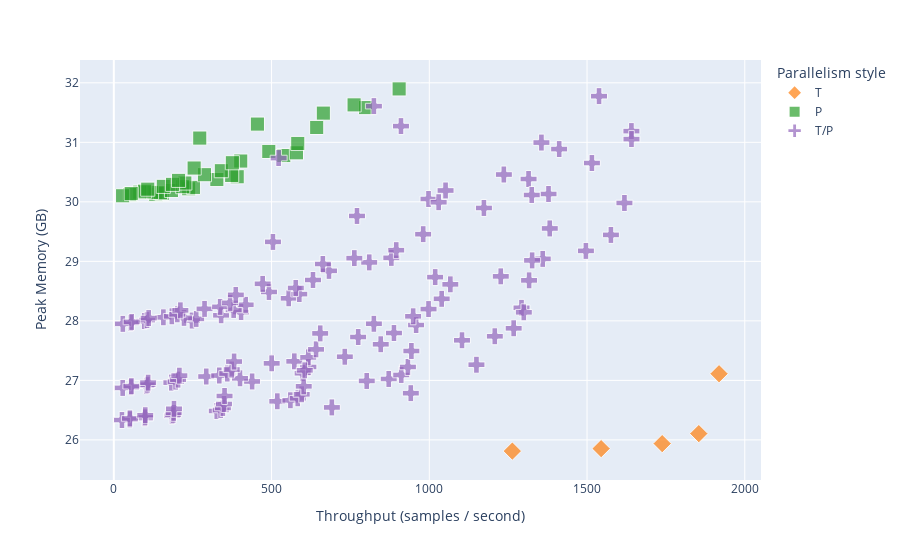

Source (notebook cell):
### Code cell
simulation_filename = "~/Downloads/mlp_dgx_simulated_grid_search_results_v2.csv"
plot_memory_usage_vs_metric(
    simulation_filename,
    "mlp-large",
    0,
    "throughput",
    "Throughput (samples / second)",
    "Peak Memory (GB)",
    os.path.join(FIGURES_DIR, "mlp-large_memory_vs_throughput.pdf"),
    None,
)

### Figure 1 — Plotly figure (JSON) as saved in the notebook; plotly's stock layout.template omitted (floating-point values rounded to 4 significant figures; data arrays with more than 128 entries replaced by an {"elided": "..."} marker saying what was removed)
{"data": [{"customdata": [[128, 1, 16, 1, 1], [256, 1, 16, 1, 1], [512, 1, 16, 1, 1], [1024, 1, 16, 1, 1], [2048, 1, 16, 1, 1]], "hovertemplate": "Parallelism style=T<br>Throughput (samples / second)=%{x}<br>Peak Memory (GB)=%{y}<br>dummy_column_for_size=%{marker.size}<br>batch_size=%{customdata[0]}<br>dp_degree=%{customdata[1]}<br>hp_degree=%{customdata[2]}<br>pp_degree=%{customdata[3]}<br>num_microbatches=%{customdata[4]}<extra></extra>", "legendgroup": "T", "marker": {"color": "#ff7f0e", "size": [1, 1, 1, 1, 1], "sizemode": "area", "sizeref": 0.01, "symbol": "diamond"}, "mode": "markers", "name": "T", "orientation": "v", "showlegend": true, "type": "scatter", "x": [1263.0, 1545.0, 1738.0, 1854.0, 1918.0], "xaxis": "x", "y": [25.81, 25.85, 25.94, 26.11, 27.11], "yaxis": "y"}, {"customdata": {"elided": "37x5 int values"}, "hovertemplate": "Parallelism style=P<br>Throughput (samples / second)=%{x}<br>Peak Memory (GB)=%{y}<br>dummy_column_for_size=%{marker.size}<br>batch_size=%{customdata[0]}<br>dp_degree=%{customdata[1]}<br>hp_degree=%{customdata[2]}<br>pp_degree=%{customdata[3]}<br>num_microbatches=%{customdata[4]}<extra></extra>", "legendgroup": "P", "marker": {"color": "#2ca02c", "size": [1, 1, 1, 1, 1, 1, 1, 1, 1, 1, 1, 1, 1, 1, 1, 1, 1, 1, 1, 1, 1, 1, 1, 1, 1, 1, 1, 1, 1, 1, 1, 1, 1, 1, 1, 1, 1], "sizemode": "area", "sizeref": 0.01, "symbol": "square"}, "mode": "markers", "name": "P", "orientation": "v", "showlegend": true, "type": "scatter", "x": [132.8, 153.3, 147.9, 119.5, 82.26, 49.98, 27.89, 182.8, 237.2, 252.7, 218.6, 156.9, 97.54, 55.09, 225.1, 326.6, 391.1, 373.7, 287.3, 186.1, 107.5, 254.6, 402.3, 538.8, 578.9, 491.3, 340.8, 205.2, 272.5, 455.1, 664.1, 798.0, 761.6, 583.1, 375.7, 904.4, 643.1], "xaxis": "x", "y": [30.13, 30.14, 30.15, 30.16, 30.16, 30.12, 30.1, 30.19, 30.22, 30.24, 30.25, 30.26, 30.18, 30.14, 30.32, 30.38, 30.42, 30.44, 30.46, 30.29, 30.21, 30.57, 30.69, 30.78, 30.82, 30.85, 30.52, 30.36, 31.07, 31.31, 31.49, 31.58, 31.63, 30.98, 30.66, 31.9, 31.25], "yaxis": "y"}, {"customdata": {"elided": "130x5 int values"}, "hovertemplate": "Parallelism style=T/P<br>Throughput (samples / second)=%{x}<br>Peak Memory (GB)=%{y}<br>dummy_column_for_size=%{marker.size}<br>batch_size=%{customdata[0]}<br>dp_degree=%{customdata[1]}<br>hp_degree=%{customdata[2]}<br>pp_degree=%{customdata[3]}<br>num_microbatches=%{customdata[4]}<extra></extra>", "legendgroup": "T/P", "marker": {"color": "#9467bd", "size": {"elided": "130 int values"}, "sizemode": "area", "sizeref": 0.01, "symbol": "cross"}, "mode": "markers", "name": "T/P", "orientation": "v", "showlegend": true, "type": "scatter", "x": {"elided": "130 float values"}, "xaxis": "x", "y": {"elided": "130 float values"}, "yaxis": "y"}], "layout": {"legend": {"itemsizing": "constant", "title": {"text": "Parallelism style"}, "tracegroupgap": 0}, "margin": {"t": 60}, "xaxis": {"anchor": "y", "domain": [0, 1], "title": {"text": "Throughput (samples / second)"}}, "yaxis": {"anchor": "x", "domain": [0, 1], "title": {"text": "Peak Memory (GB)"}}}}
